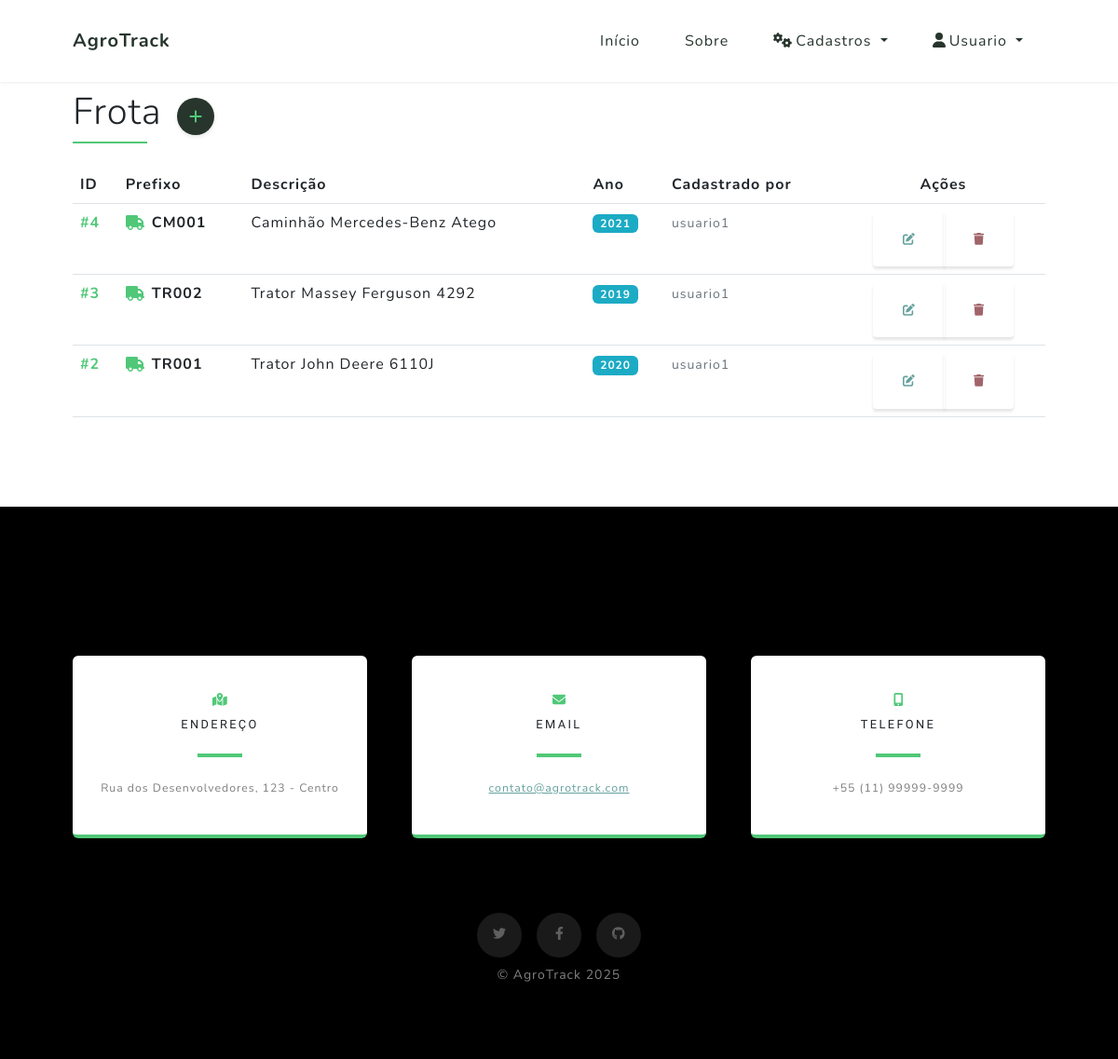
The app's page /cadastros/listar/frota/ (signed in) with its own data.
### cadastros/models.py (models this page shows, shortened)
class Frota(models.Model):
    prefixo = models.CharField(max_length=10)
    descricao = models.CharField(max_length=255)
    ano = models.PositiveIntegerField()
    criado_por = models.ForeignKey(User, on_delete=models.CASCADE)
    class Meta:
        verbose_name = "Frota"
        verbose_name_plural = "Frotas"
        ordering = ['prefixo']

### cadastros/views.py (the view)
# urls.py: path('listar/frota/', FrotaList.as_view(), name='frota-list'),
class FrotaList(LoginRequiredMixin, ListView):
    template_name = 'listas/frota.html'
    model = Frota
    context_object_name = 'frotas'
    def get_queryset(self):
        return Frota.objects.select_related('criado_por').filter(
            criado_por=self.request.user
        ).order_by('-id')  # Usar -id em vez de -criado_em

### cadastros/templates/listas/frota.html (shortened to what this page needs)
{% extends "paginasweb/modelo.html" %}
{% load static %}
{% block conteudo %}
<section class="py-5 mt-5">
    <div class="container px-4 px-lg-5">
        <div class="mb-5">
            <div class="d-flex align-items-center mb-4">
                <div class="me-3">
                    <h1 class="text-dark fw-light mb-2">Frota</h1>
                    <div class="border-bottom border-2 border-primary" style="width: 80px;"></div>
                </div>
                <a class="btn-add-round" href="{% url 'cadastrar-frota' %}" title="Cadastrar Nova Frota">
                    <i class="fas fa-plus"></i>
                </a>
            </div>
            <div class="table-container">
                <table class="table table-modern">
                    <thead>
                        <tr>
                            <th>ID</th>
                            <th>Prefixo</th>
                            <th>Descrição</th>
                            <th>Ano</th>
                            <th>Cadastrado por</th>
                            <th class="text-center">Ações</th>
                        </tr>
                    </thead>
                    <tbody>
                        {% for frota in object_list %}
                        <tr>
                            <td class="fw-bold text-primary">#{{ frota.id }}</td>
                            <td>
                                <div class="d-flex align-items-center">
                                    <i class="fas fa-truck text-primary me-2"></i>
                                    <strong>{{ frota.prefixo }}</strong>
                                </div>
                            </td>
                            <td>{{ frota.descricao }}</td>
                            <td>
                                <span class="badge bg-info">{{ frota.ano }}</span>
                            </td>
                            <td>
                                <small class="text-muted">{{ frota.criado_por.username }}</small>
                            </td>
                            <td class="text-center">
                                <div class="btn-group" role="group">
                                    <a href="{% url 'frota-update' frota.id %}"
                                       class="btn btn-outline-primary btn-sm" title="Editar">
                                        <i class="fas fa-edit"></i>
                                    </a>
                                    <a href="{% url 'frota-deletar' frota.id %}"
                                       class="btn btn-outline-danger btn-sm" title="Excluir">
                                        <i class="fas fa-trash"></i>
                                    </a>
                                </div>
                            </td>
                        </tr>
                        {% endfor %}
                    </tbody>
                </table>
            </div>
        </div>
    </div>
</section>
{% endblock %}

### paginasweb/templates/paginasweb/modelo.html (shortened to what this page needs)
{% load static %}
<!DOCTYPE html>
<html lang="pt-br">
<head>
    <link href="https://cdn.jsdelivr.net/npm/bootstrap@5.3.0/dist/css/bootstrap.min.css" rel="stylesheet">
    <link href="{% static 'css/styles.css' %}" rel="stylesheet">
</head>
<body id="page-top" class="bg-white">
    <nav class="navbar navbar-expand-lg navbar-light fixed-top" id="mainNav">
        <div class="container px-4 px-lg-5">
            <a class="navbar-brand" href="/">AgroTrack</a>
            <div class="collapse navbar-collapse" id="navbarResponsive">
                <ul class="navbar-nav ms-auto">
                    <li class="nav-item"><a class="nav-link" href="/">Início</a></li>
                    <li class="nav-item"><a class="nav-link" href="/sobre/">Sobre</a></li>
                    {% if user.is_authenticated %}
                        <li class="nav-item dropdown">
                            <a class="nav-link dropdown-toggle" href="#" id="navbarDropdown" role="button"
                               data-bs-toggle="dropdown" aria-expanded="false">
                                <i class="fas fa-cogs me-1"></i>Cadastros
                            </a>
                        </li>
                        <li class="nav-item dropdown">
                            <a class="nav-link dropdown-toggle" href="#" id="userDropdown" role="button"
                               data-bs-toggle="dropdown" aria-expanded="false">
                                <i class="fas fa-user me-1"></i>{{ user.first_name|default:user.username }}
                            </a>
                        </li>
                    {% endif %}
                </ul>
            </div>
        </div>
    </nav>
    {% block conteudo %}{% endblock %}
    <footer class="footer bg-black small text-center text-white-50">
        <section class="contact-section bg-black mb-0 pb-0" id="signup">
            <div class="container px-4 px-lg-5">
                <div class="row gx-4 gx-lg-5">
                    <div class="col-md-4 mb-3 mb-md-0">
                        <div class="card py-4 h-100">
                            <div class="card-body text-center">
                                <i class="fas fa-map-marked-alt text-primary mb-2"></i>
                                <h4 class="text-uppercase m-0">Endereço</h4>
                                <hr class="my-4 mx-auto" />
                                <div class="small text-black-50">Rua dos Desenvolvedores, 123 - Centro</div>
                            </div>
                        </div>
                    </div>
                    <div class="col-md-4 mb-3 mb-md-0">
                        <div class="card py-4 h-100">
                            <div class="card-body text-center">
                                <i class="fas fa-envelope text-primary mb-2"></i>
                                <h4 class="text-uppercase m-0">Email</h4>
                                <hr class="my-4 mx-auto" />
                                <div class="small text-black-50">
                                    <a href="#!">contato@agrotrack.com</a>
                                </div>
                            </div>
                        </div>
                    </div>
                    <div class="col-md-4 mb-3 mb-md-0">
                        <div class="card py-4 h-100">
                            <div class="card-body text-center">
                                <i class="fas fa-mobile-alt text-primary mb-2"></i>
                                <h4 class="text-uppercase m-0">Telefone</h4>
                                <hr class="my-4 mx-auto" />
                                <div class="small text-black-50">+55 (11) 99999-9999</div>
                            </div>
                        </div>
                    </div>
                </div>
                <div class="social d-flex justify-content-center mb-0">
                    <a class="mx-2" href="#!"><i class="fab fa-twitter"></i></a>
                    <a class="mx-2" href="#!"><i class="fab fa-facebook-f"></i></a>
                    <a class="mx-2" href="#!"><i class="fab fa-github"></i></a>
                </div>
            </div>
        </section>
        <div class="container px-4 px-lg-5 pt-2 mt-0">&copy; AgroTrack 2025</div>
    </footer>
</body>
</html>

### records on screen
Frota: id "4", prefixo "CM001", descricao "Caminhão Mercedes-Benz Atego", ano "2021", criado_por.username "usuario1"
Frota: id "3", prefixo "TR002", descricao "Trator Massey Ferguson 4292", ano "2019", criado_por.username "usuario1"
Frota: id "2", prefixo "TR001", descricao "Trator John Deere 6110J", ano "2020", criado_por.username "usuario1"

### other values on screen
{{ user.first_name|default:user.username }} "Usuario"
